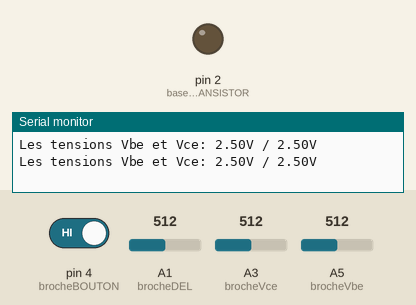
The sketch below on a simulated Arduino Uno, built with avr-gcc and run on an emulated ATmega328P. Shown: output pins drawn as LEDs (lit = HIGH), the last lines printed to the serial monitor. Dashed ring = blinking. Inputs (shaded band) come from the test bench; at power-on: pin 4 (brocheBOUTON) HIGH, A1 (brocheDEL) = 512, A3 (brocheVce) = 512, A5 (brocheVbe) = 512.

Above: at 1.8 s.
1.9 s: pin 4 (brocheBOUTON) driven LOW
At 2.5 s:
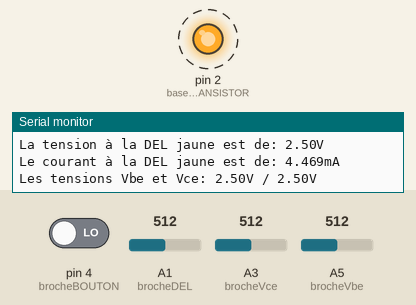
6.0 s: pin 4 (brocheBOUTON) driven HIGH
At 7.0 s:
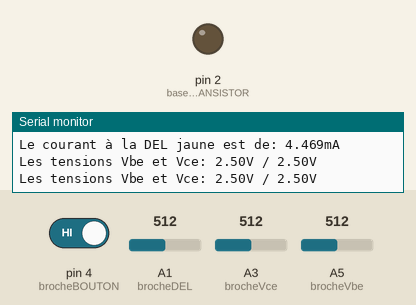
Timing chart, 0 to 9.0 s (numbered marks = the images above; inputs shaded):
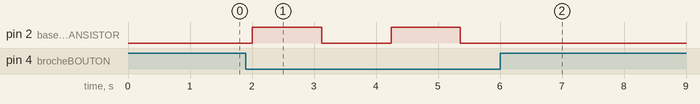

Measured:
- after the input at 1.9 s, pin 2 (baseTRANSISTOR): alternates HIGH for 1.1 s and LOW for 1.1 s, starting after 0.10 s
- after the input at 6.0 s, pin 2 (baseTRANSISTOR): stops changing and stays LOW

The sketch:

Etape3.ino
```cpp
// Étape 3

// Broches du transistor
int baseTRANSISTOR =  2;
int brocheVbe = A5;
int brocheVce = A3;

// Broches pour le bouton es la DEL
int brocheDEL = A1;
int brocheBOUTON = 4;

// Variables de lecture
float valeurDEL = 0;
float valeurVbe = 0;
float valeurVce = 0;

float tension = 0;
bool relaiACTIVE = false;

void setup()
{
  // On initialise certaines broches
  pinMode(baseTRANSISTOR, OUTPUT);
  pinMode(brocheBOUTON, INPUT);
  pinMode(brocheDEL, INPUT);

  Serial.begin(9600); // on active la console
}

void loop()
{
  // le bouton est monté en rappel haut, donc l'état 'appuyé'
  // corresponds à un 'LOW'
  if (digitalRead(brocheBOUTON) == LOW)
  {
      // si le relai est actif, appuyer le bouton est interpété
      // comme une demande pour couper le courant au relai
      if (relaiACTIVE == true)
      {
        // On désactive le relai
        digitalWrite(baseTRANSISTOR, LOW);
        relaiACTIVE = false;
        Serial.println("Relai non-alimenté");

        // on lit la valeur analogique à la DEL
        // pour calculer les valuers requises à afficher
        valeurDEL = analogRead(brocheDEL);
        tension = valeurDEL / 1023.0 * 5.0;
        Serial.print( "La valeur décimale est de: " );
        Serial.println( valeurDEL );

        Serial.print( "La tension à la DEL jaune est de: " );
        Serial.print( tension );
        Serial.println( "V" );

        Serial.print( "Le courant à la DEL jaune est de: " );
        Serial.print( tension / 560.0 * 1000, 3 );
        Serial.println( "mA" );
      }
      else // relai n'est pas actif, donc appuyer le bouton l'active
      {
        // on active le relai
        digitalWrite(baseTRANSISTOR, HIGH);
        relaiACTIVE = true;
        Serial.println("Relai alimenté");

        // on lit la valeur analogique à la DEL
        // pour calculer les valuers requises à afficher
        valeurDEL = analogRead(brocheDEL);
        tension = valeurDEL / 1023.0 * 5.0;
        Serial.print( "La valeur décimale est de: " );
        Serial.println( valeurDEL );

        Serial.print( "La tension à la DEL jaune est de: " );
        Serial.print( tension );
        Serial.println( "V" );

        Serial.print( "Le courant à la DEL jaune est de: " );
        Serial.print( tension / 560.0 * 1000, 3 );
        Serial.println( "mA" );
      }
  }

  valeurVbe = analogRead( brocheVbe );
  valeurVce = analogRead( brocheVce );

  Serial.print( "Les tensions Vbe et Vce: " );
  Serial.print( valeurVbe / 1023.0 * 5.0 );
  Serial.print( "V / " );
  Serial.print( valeurVce / 1023.0 * 5.0 );
  Serial.println( "V" );

  delay(1000);
}
```
